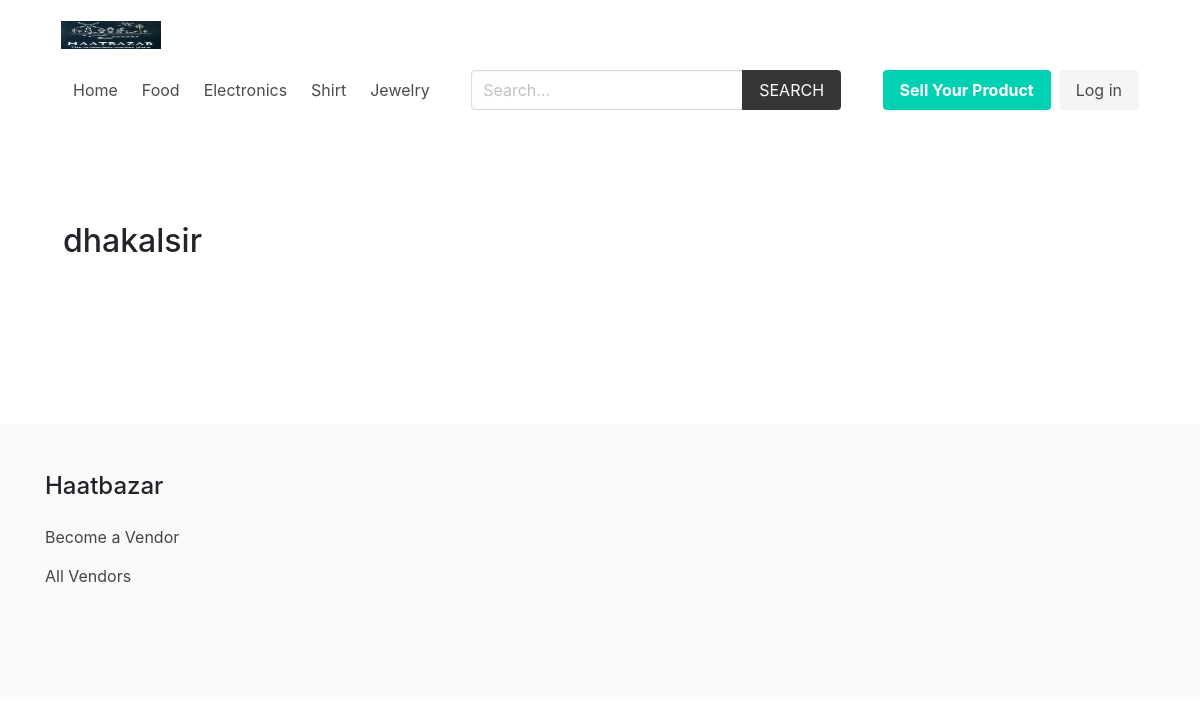
Page /vendor/7/ on the earlier database version.
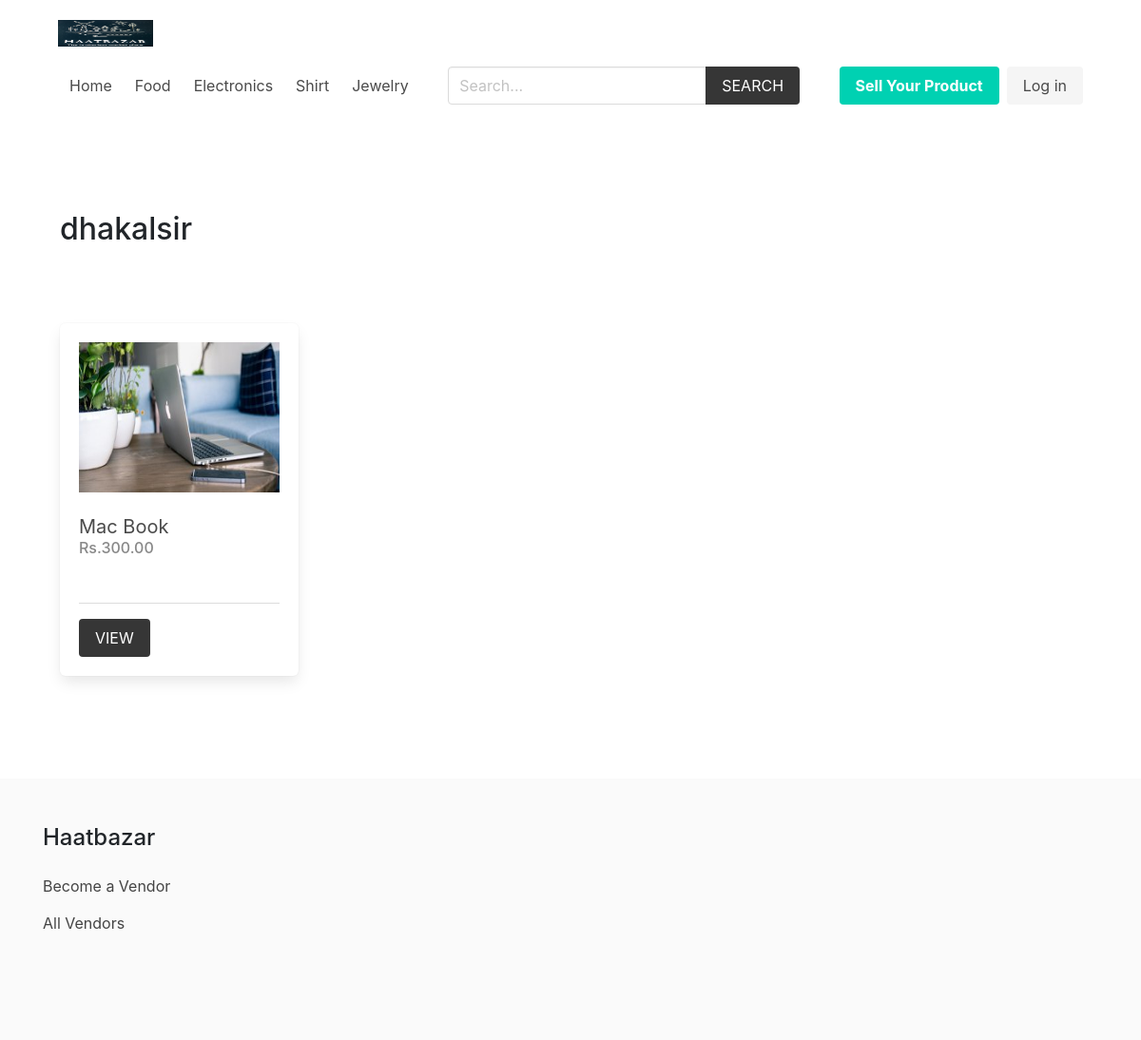
Same page on the later database version.
### product/models.py (models this page shows, shortened)
class Category(models.Model):
    title = models.CharField(max_length=50)
    slug = models.SlugField(max_length=55)
    ordering = models.IntegerField(default=0)
    class Meta:
        ordering = ['ordering']

class Product(models.Model):
    category = models.ForeignKey(Category, related_name='products', on_delete=models.CASCADE)
    vendor = models.ForeignKey(Vendor, related_name="products", on_delete=models.CASCADE)
    title = models.CharField(max_length=50)
    slug = models.SlugField(max_length=55)
    description = models.TextField(blank=True, null=True)
    price = models.DecimalField(max_digits=6, decimal_places=2)
    added_date = models.DateTimeField(auto_now_add=True)
    image = models.ImageField(upload_to='uploads/', blank=True, null=True)
    thumbnail = models.ImageField(upload_to='uploads/', blank=True, null=True) # Change uploads to thumbnails
    is_sold = models.BooleanField(default=False)
    class Meta:
        ordering = ['-added_date']
    def get_thumbnail(self):
        if self.thumbnail:
            return self.thumbnail.url

### vendor/views.py (the view)
# urls.py: path('vendor/', include('vendor.urls')),
def vendor(request, vendor_id):
    vendor = get_object_or_404(Vendor, pk=vendor_id)
    return render(request, 'vendor/vendor.html', {'vendor': vendor})

### cart/context_processors.py (called while the page is built)
def cart(request):
    return {'cart': Cart(request)}

### product/context_processors.py (called while the page is built)
def menu_categories(request):
    categories = Category.objects.all()
    return {'categories': categories}

### templates/vendor/vendor.html (shortened to what this page needs)
{% extends 'core/base.html' %}
{% block content %}
    <div class="columns is-multiline mb-6">
        <div class="column is-12 has-test-centered mt-6 mb-6">
            <h2 class="is-size-3">{{vendor.name}}</h2>
        </div>
        {% for product in vendor.products.all %}
            {% include 'product/parts/list_item.html' %}
        {% endfor %}
    </div>
{% endblock content %}

### templates/core/base.html (shortened to what this page needs)
{% load static %}
<!DOCTYPE html>
<html lang="en">
  <head>
    <link
      rel="stylesheet"
      href="https://cdn.jsdelivr.net/npm/bulma@0.9.2/css/bulma.min.css"
    />
    <link
      rel="stylesheet"
      href="https://cdnjs.cloudflare.com/ajax/libs/font-awesome/4.7.0/css/font-awesome.min.css"
    />
    <link rel="stylesheet" href="{% static 'css/main.css' %}" />
    <link
      rel="stylesheet"
      href="https://cdn.jsdelivr.net/npm/bootstrap@4.0.0/dist/css/bootstrap.min.css"
    />
  </head>
  <body>
    <div class="container">
      <nav class="navbar" role="navigation" aria-label="main navigation">
        <div class="navbar-brand">
          <a class="navbar-item" href="{% url 'core:home' %}">
            <img src="/media/logo.jpg" width="100" height="100" />
          </a>
        </div>
        <div id="navbarBasicExample" class="navbar-menu">
          <div class="navbar-start">
            <a class="navbar-item" href="{% url 'core:home' %}"> Home </a>
            {% for category in categories %}
            <a
              class="navbar-item"
              href="{% url 'product:category' category.slug %}"
            >
              {{category.title}}
            </a>
            {% endfor %}
          </div>
          <div class="navbar-start">
            <div class="navbar-item">
              <form method="get" action="{% url 'product:search' %}">
                <div class="field has-addons">
                  <div class="control">
                    <input
                      type="search"
                      name="query"
                      id=""
                      class="input"
                      placeholder="Search..."
                    />
                  </div>
                  <div class="control">
                    <button class="button is-dark is-uppercase">Search</button>
                  </div>
                </div>
              </form>
            </div>
          </div>
            {% if request.user.is_authenticated %}
            <div class="navbar-item has-dropdown is-hoverable">
              <a class="navbar-link is-capitalized"> {{user.vendor.name}} </a>
              <div class="navbar-dropdown">
                <a class="navbar-item" href="{% url 'vendor:vendor-admin' %}">
                  Profile
                </a>
                <a class="navbar-item" href="{% url 'vendor:edit-vendor' %}">
                  Update Profile
                </a>
                <a class="navbar-item" href="{% url 'vendor:add-product' %}">
                  Add Product
                </a>
                <hr class="navbar-divider" />
                <a class="navbar-item" href="{% url 'vendor:logout' %}">
                  Logout
                </a>
              </div>
            </div>
            {% else %}
            <div class="navbar-item">
              <div class="buttons">
                <a
                  class="button is-primary"
                  href="{% url 'vendor:become-vendor' %}"
                >
                  <strong>Sell Your Product</strong>
                </a>
                <a class="button is-light" href="{% url 'vendor:login' %}">
                  Log in
                </a>
              </div>
            </div>
            {% endif %}
          </div>
        </div>
    <section class="section">
      <div class="container">{% block content %}{% endblock content %}</div>
    </section>
    <footer class="footer">
      <div class="container">
        <h3 class="is-size-4 mb-4">Haatbazar</h3>
        {% if request.user.is_authenticated %}
        <a href="{% url 'vendor:vendor-admin' %}">Vendor Admin</a>
        {% else %}
        <a href="{% url 'vendor:become-vendor' %}">Become a Vendor</a>
        {% endif %}
        <br />
        <a href="{% url 'vendor:vendors' %}">All Vendors</a>
      </div>
    </footer>
  </body>
</html>

### templates/product/parts/list_item.html
<div class="column is-3 product-list-item">
                <div class="box">
                    <figure class="image is-4by3 mb-4">
                        <img src="{{product.get_thumbnail}}" alt="{{product.title}}">
                    </figure>
                    <h2 class="subtitle">{{product.title}}</h2>
                    <h3 class="price is-size-6 mb-5">Rs.{{product.price}}</h3>
                    <hr>
                    <a href="{% url 'product:product' product.category.slug product.slug %}" class="button is-dark is-uppercase">View</a>
                </div>
            </div>

Differences in the rows shown:
added Product: get_thumbnail (picture), title "Mac Book", price "300.00"
